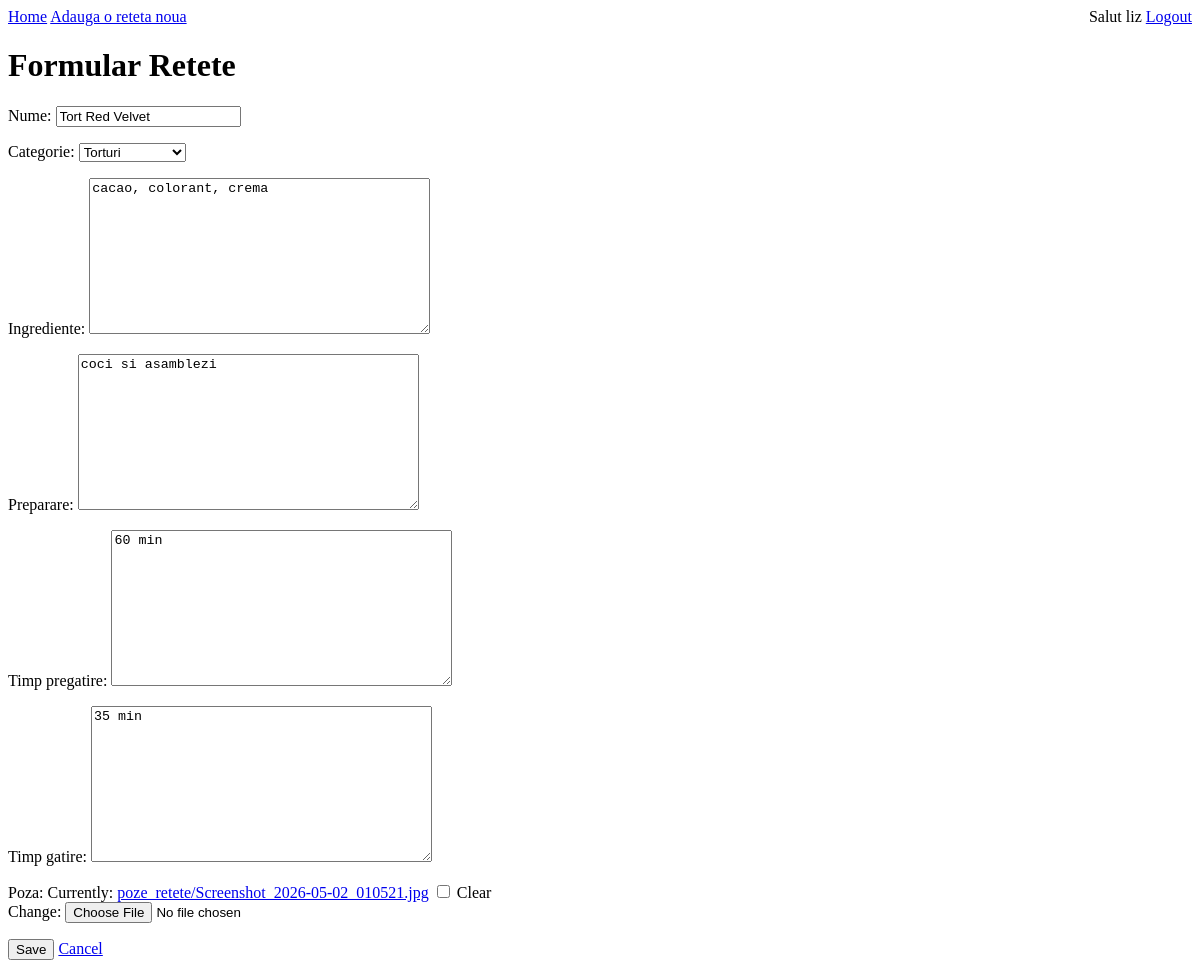
The page /reteta/23/modificare_reteta/ (signed in) on the database its author committed.
### prieteni/models.py (models this page shows)
class CustomUser(AbstractUser):
    description = models.TextField(blank=True, null=True, default="")

### retetele/models.py (models this page shows, shortened)
class Retete(models.Model):
    class Categorie(models.TextChoices):
        MIC_DEJUN = "MD", "Mic dejun"
        PRAJITURI = "PR", "Prăjituri"
        TORTURI = "TO", "Torturi"
        SUPE = "SU", "Supe și ciorbe"
        GARNITURI = "GA", "Garnituri"
        CARNE = "CA", "Carne"
        PESTE = "PE", "Pește"
    nume = models.CharField(max_length=200)
    categorie = models.CharField(
        max_length=30,
        choices=Categorie.choices,
        default="mic_dejun"
    )
    ingrediente = models.TextField()
    preparare = models.TextField()
    data_creare = models.DateTimeField(default=timezone.now)
    timp_pregatire = models.TextField(null=True, blank=True)
    timp_gatire = models.TextField(null=True, blank=True)
    user = models.ForeignKey(
        settings.AUTH_USER_MODEL,
        related_name="retete",
        on_delete=models.SET_NULL,
        null=True,
        blank=True
    )
    poza = models.ImageField(upload_to="poze_retete/", null=True, blank=True)

### retetele/views.py (the view)
# urls.py: path('reteta/<int:pk>/modificare_reteta/', views.modificare_reteta, name='modificare_reteta'),
def modificare_reteta(request: HttpRequest, pk: int):
    reteta = get_object_or_404(Retete, pk=pk)
    if reteta.user != request.user:
        return HttpResponseForbidden("Aceasta nu este reteta ta, nu ai voie sa modifici!")
    if request.method == "POST":
        form = ReteteForm(request.POST, instance=reteta)
        if form.is_valid():
            form.save()
            return redirect('retete')
    else:
        form = ReteteForm(instance=reteta)
    return render(request, 'retetele/formular_retete.html', {'form': form})

### retetele/forms.py
class ReteteForm(forms.ModelForm):
    class Meta:
        model = Retete
        fields = [
            'nume',
            "categorie",
            'ingrediente',
            'preparare',
            'timp_pregatire',
            'timp_gatire',
            'poza',
        ]

### retetele/templates/retetele/formular_retete.html (shortened to what this page needs)
{% extends "base.html" %}
{% block content %}
   <h1>Formular Retete</h1>
    <form method="POST" enctype="multipart/form-data">
        {{ form.as_p }}
        <button type="submit">Save</button>
        <a href = "{% url 'retete' %}">Cancel</a>
    </form>
{% endblock %}

### retetele/templates/base.html (shortened to what this page needs)
<!DOCTYPE html>
<html lang="en">
<head>
    <link rel="stylesheet" href="https://cdn.jsdelivr.net/npm/@intergrav/dev.css@4"/>
    <link rel="stylesheet" href="/static/main.css"/>
</head>
<body>
  <nav class = "navigation_bar">
    <div>
      <a href="{% url 'retete' %}">Home</a>
      <a href="{% url 'introducere_reteta' %}">Adauga o reteta noua</a>
    </div>
    <div>
      {% if user.is_authenticated %}
      <div>
        <span>Salut {{ user.username }}</span>
        <a href="{% url 'logout' %}">Logout</a>
      </div>
      {% else %}
      <div>
        <a href="{% url 'login' %}">Login</a>
        <a href="{% url 'register' %}">Register</a>
      </div>
      {% endif %}
    </div>
  </nav>
  <main>
    {% block content %} {% endblock %}
  </main>
</body>
</html>

### retetele/static/main.css (style rules this page uses)
.navigation_bar { display: flex; justify-content: space-between; }

### rows shown on the page
CustomUser: username "liz"
Retete: nume "Tort Red Velvet", categorie "Torturi", ingrediente "cacao, colorant, crema", preparare "coci si asamblezi", timp_pregatire "60 min", timp_gatire "35 min"
